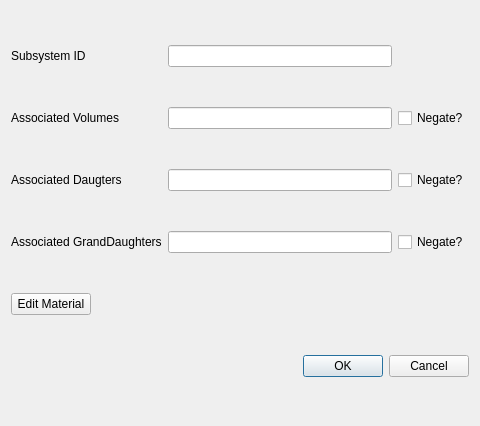
<?xml version="1.0" encoding="UTF-8"?>
<ui version="4.0">
 <class>Dialog</class>
 <widget class="QDialog" name="Dialog">
  <property name="geometry">
   <rect>
    <x>0</x>
    <y>0</y>
    <width>480</width>
    <height>426</height>
   </rect>
  </property>
  <property name="windowTitle">
   <string>Dialog</string>
  </property>
  <layout class="QGridLayout" name="gridLayout">
   <item row="0" column="0" colspan="2">
    <widget class="QLabel" name="label">
     <property name="text">
      <string>Subsystem ID</string>
     </property>
    </widget>
   </item>
   <item row="0" column="2">
    <widget class="QLineEdit" name="lineEdit">
     <property name="text">
      <string/>
     </property>
    </widget>
   </item>
   <item row="1" column="0" colspan="2">
    <widget class="QLabel" name="label_2">
     <property name="text">
      <string>Associated Volumes</string>
     </property>
    </widget>
   </item>
   <item row="1" column="2">
    <widget class="QLineEdit" name="lineEdit_2"/>
   </item>
   <item row="1" column="3">
    <widget class="QCheckBox" name="checkBox">
     <property name="text">
      <string>Negate?</string>
     </property>
    </widget>
   </item>
   <item row="2" column="0" colspan="2">
    <widget class="QLabel" name="label_3">
     <property name="text">
      <string>Associated Daugters</string>
     </property>
    </widget>
   </item>
   <item row="2" column="2">
    <widget class="QLineEdit" name="lineEdit_3"/>
   </item>
   <item row="2" column="3">
    <widget class="QCheckBox" name="checkBox_2">
     <property name="text">
      <string>Negate?</string>
     </property>
    </widget>
   </item>
   <item row="3" column="0" colspan="2">
    <widget class="QLabel" name="label_4">
     <property name="text">
      <string>Associated GrandDaughters</string>
     </property>
    </widget>
   </item>
   <item row="3" column="2">
    <widget class="QLineEdit" name="lineEdit_4"/>
   </item>
   <item row="3" column="3">
    <widget class="QCheckBox" name="checkBox_3">
     <property name="text">
      <string>Negate?</string>
     </property>
    </widget>
   </item>
   <item row="4" column="0">
    <widget class="QPushButton" name="pushButton">
     <property name="text">
      <string>Edit Material</string>
     </property>
    </widget>
   </item>
   <item row="5" column="1" colspan="3">
    <widget class="QDialogButtonBox" name="buttonBox">
     <property name="orientation">
      <enum>Qt::Horizontal</enum>
     </property>
     <property name="standardButtons">
      <set>QDialogButtonBox::Cancel|QDialogButtonBox::Ok</set>
     </property>
    </widget>
   </item>
  </layout>
 </widget>
 <resources/>
 <connections>
  <connection>
   <sender>buttonBox</sender>
   <signal>accepted()</signal>
   <receiver>Dialog</receiver>
   <slot>accept()</slot>
   <hints>
    <hint type="sourcelabel">
     <x>248</x>
     <y>254</y>
    </hint>
    <hint type="destinationlabel">
     <x>157</x>
     <y>274</y>
    </hint>
   </hints>
  </connection>
  <connection>
   <sender>buttonBox</sender>
   <signal>rejected()</signal>
   <receiver>Dialog</receiver>
   <slot>reject()</slot>
   <hints>
    <hint type="sourcelabel">
     <x>316</x>
     <y>260</y>
    </hint>
    <hint type="destinationlabel">
     <x>286</x>
     <y>274</y>
    </hint>
   </hints>
  </connection>
 </connections>
</ui>
